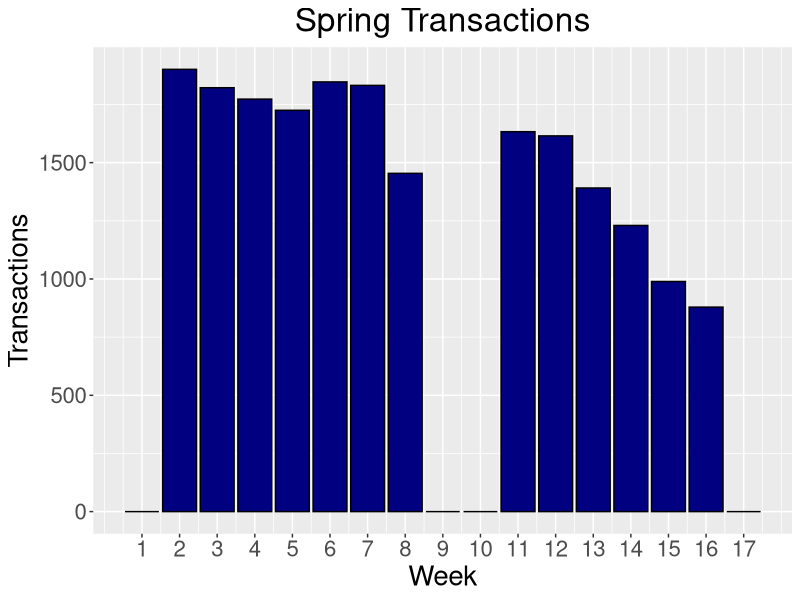
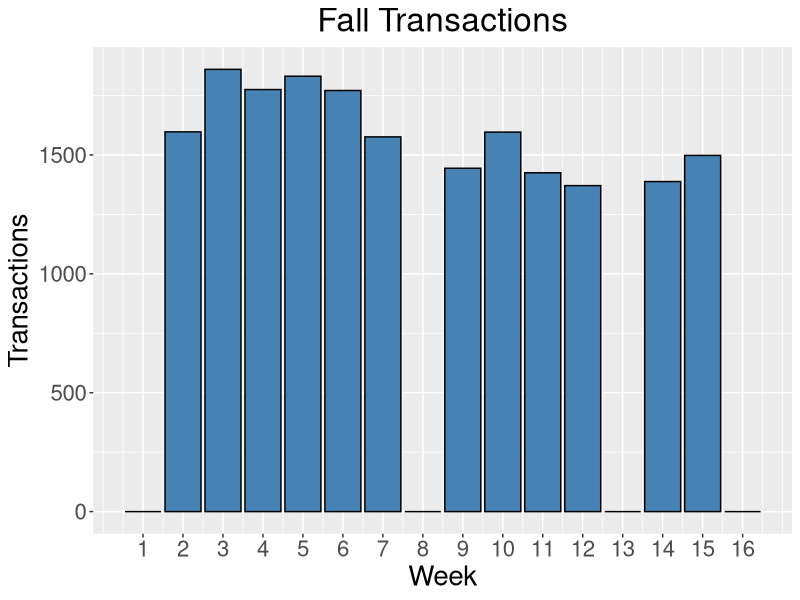
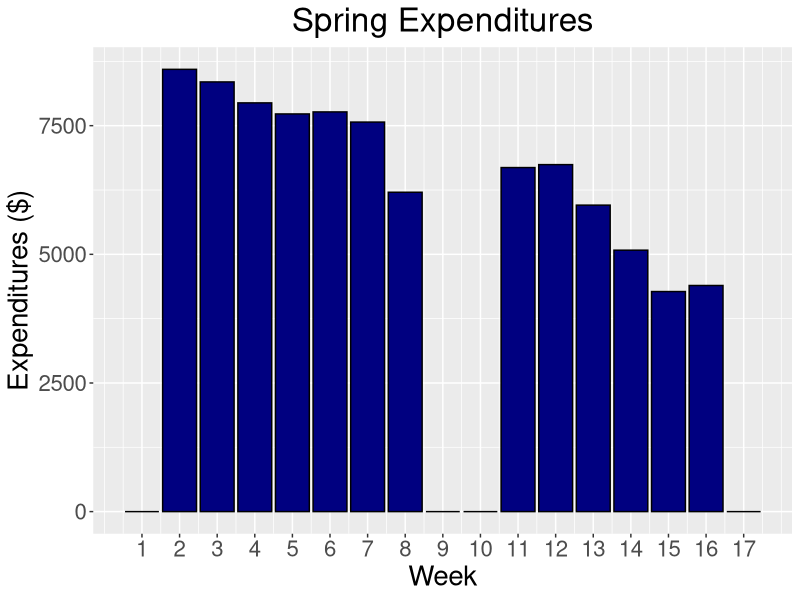
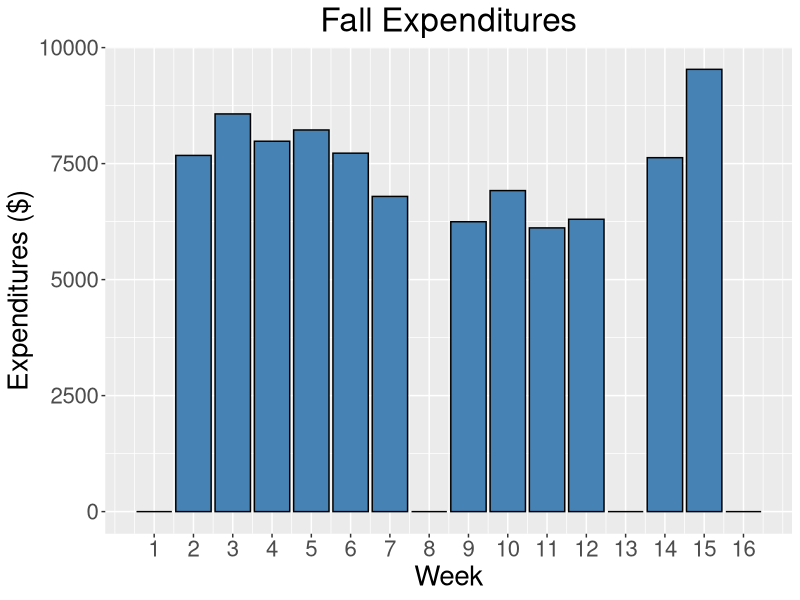
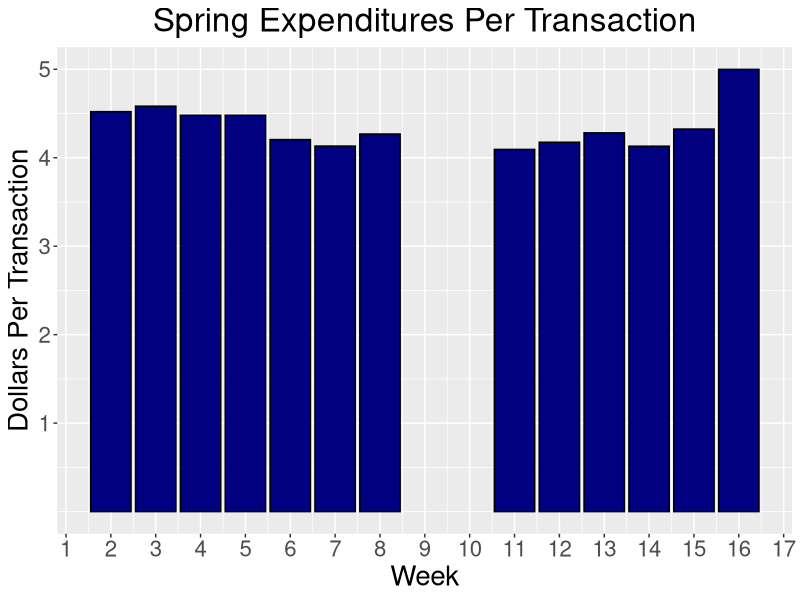
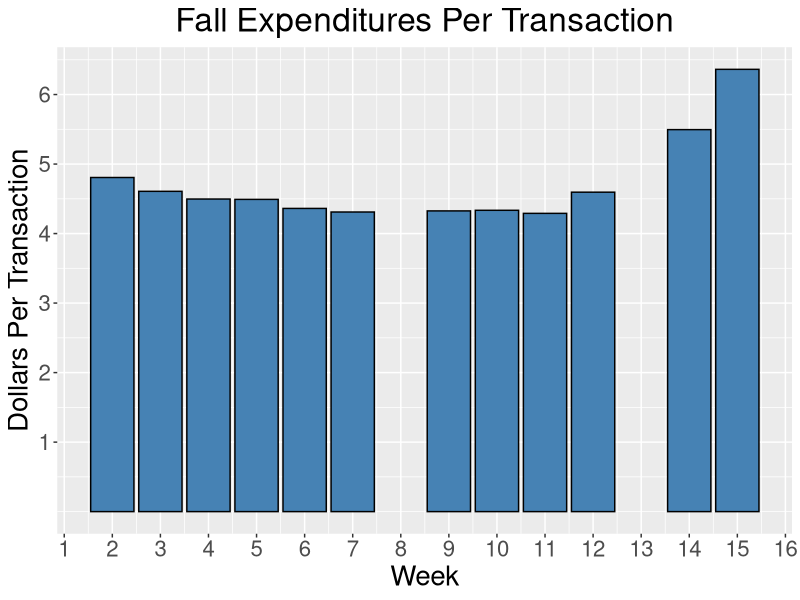
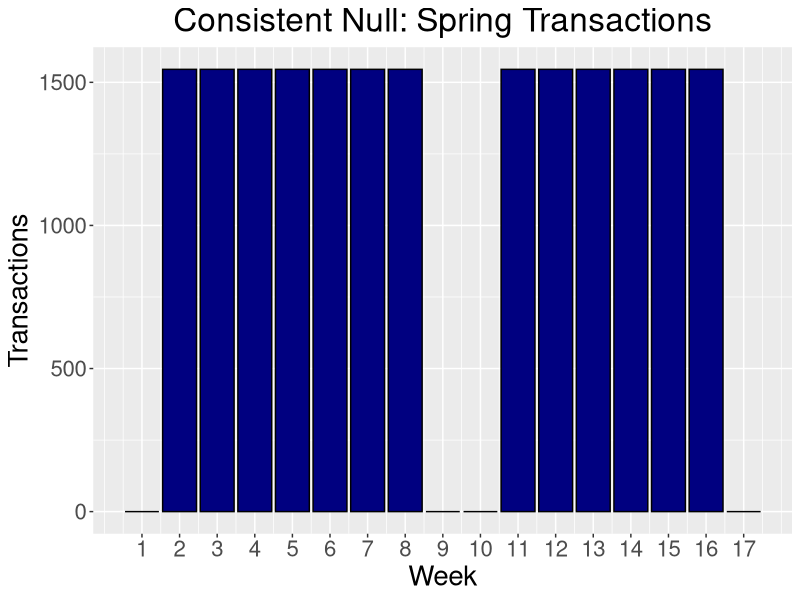
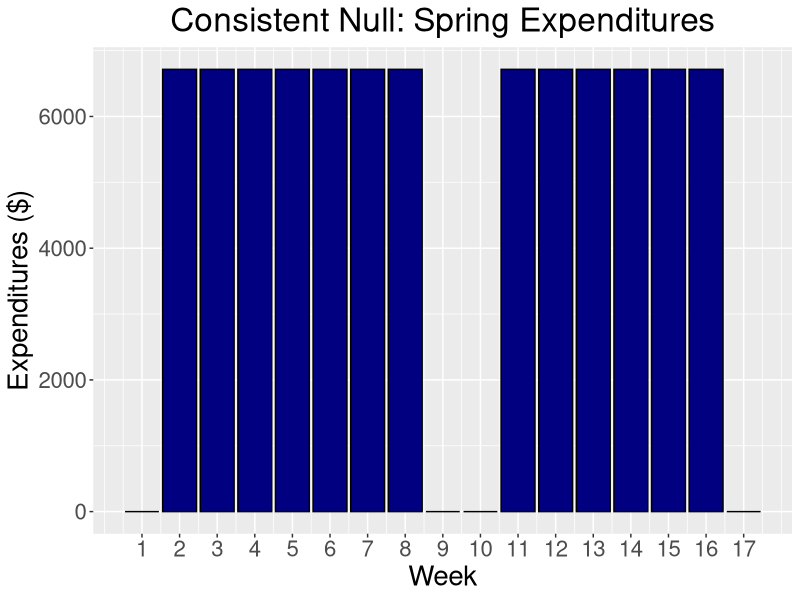

Write R code to recreate these figures, in order.
## ---- chunk 1
knitr::opts_chunk$set(echo = TRUE, message=FALSE, warning=FALSE, cache=TRUE, 
                      fig.width=7, fig.height=3, fig.align = "center")
library(readr)
library(dplyr)
library(ggplot2)
library(lubridate)
## ---- chunk 2

flex_data <- read_csv("flex_data.csv") 
flex_data <- flex_data %>% mutate(Time = mdy_hm(Time)) %>% mutate(Week = epiweek(Time)) %>% rename(AmountSpent=Price)
flex_data <- flex_data %>% filter(Time >= '2019-01-20' & Time <= '2019-12-19') %>%  filter(AmountSpent > 0)

## ---- chunk 3
#Graph adjustments 
theme_update(text = element_text(size=20))
theme_update(plot.title = element_text(hjust = 0.5))

#Transactions by week
springtrans <- flex_data %>% filter(Time <= '2019-5-19') %>% mutate(Week = Week-3) %>% filter(Week!=1 & Week!=9 & Week!=10 & Week!=17)
falltrans <- flex_data %>% filter(Time >= '2019-9-1') %>% mutate (Week = Week-35) %>% filter(Week!=1 & Week!=8 & Week!=13 & Week!=16) 

springtransactions <- springtrans %>% group_by(Week) %>% summarize(Transactions = n()) %>% rbind(c(1,0), c(9,0), c(10,0), c(17,0)) %>% arrange(Week) %>% mutate(ProbWeight = Transactions/sum(Transactions))
falltransactions <- falltrans %>% group_by(Week) %>% summarize(Transactions = n()) %>% rbind(c(1, 0), c(8,0), c(13,0), c(16,0)) %>% arrange(Week) %>% mutate(ProbWeight = Transactions/sum(Transactions))

ggplot(springtransactions) + geom_bar(aes(x=Week, y=Transactions), stat='identity', fill = "navy", color = "black") + ggtitle("Spring Transactions") + scale_x_continuous(breaks = 1:17)
ggplot(falltransactions) + geom_bar(aes(x=Week, y=Transactions), stat='identity', fill = "steelblue", color = "black") + ggtitle("Fall Transactions") + scale_x_continuous(breaks = 1:16)

## ---- chunk 4
#Purchases by week
springpurchases <- springtrans %>% group_by(Week) %>% summarize(TotalPurch = sum(AmountSpent)) %>% rbind(c(1,0), c(9,0), c(10,0), c(17,0)) %>% arrange(Week) %>% mutate(ProbWeight = TotalPurch/sum(TotalPurch))
fallpurchases <- falltrans %>% group_by(Week) %>% summarize(TotalPurch = sum(AmountSpent)) %>% rbind(c(1, 0), c(8,0), c(13,0), c(16,0)) %>% arrange(Week) %>% mutate(ProbWeight = TotalPurch/sum(TotalPurch))

ggplot(springpurchases) + geom_bar(aes(x=Week, y=TotalPurch), stat='identity', fill = "navy", color = "black") + ggtitle("Spring Expenditures") + scale_x_continuous(breaks = 1:17) + ylab("Expenditures ($)")
ggplot(fallpurchases) + geom_bar(aes(x=Week, y=TotalPurch), stat='identity', fill = "steelblue", color = "black") + ggtitle("Fall Expenditures") + scale_x_continuous(breaks = 1:16) + ylab("Expenditures ($)")

## ---- chunk 5
#Amount Spent Per Transaction
springppt <- springtrans %>% group_by(Week) %>% summarize(TotalTrans = n(), TotalPurch = sum(AmountSpent)) %>% mutate(PPT = TotalPurch/TotalTrans)
fallppt <- falltrans %>% group_by(Week) %>% summarize(TotalTrans = n(), TotalPurch = sum(AmountSpent)) %>% mutate(PPT = TotalPurch/TotalTrans)

ggplot(springppt) + geom_bar(aes(x=Week, y=PPT), stat='identity', fill = "navy", color = "black") + ggtitle("Spring Expenditures Per Transaction") + scale_x_continuous(breaks = 1:17) + scale_y_continuous(breaks = 1:5) + ylab("Dollars Per Transaction")
ggplot(fallppt) + geom_bar(aes(x=Week, y=PPT), stat='identity', fill = "steelblue", color = "black") + ggtitle("Fall Expenditures Per Transaction") + scale_x_continuous(breaks = 1:16) + scale_y_continuous(breaks = 1:6) + ylab("Dollars Per Transaction")
## ---- chunk 6
#Creation of consistent null dataframes

sprnullconsistent <- data.frame("Week"=1:17, "Transactions"= c(0,sum(springppt$TotalTrans)/13,sum(springppt$TotalTrans)/13,sum(springppt$TotalTrans)/13,sum(springppt$TotalTrans)/13,sum(springppt$TotalTrans)/13,sum(springppt$TotalTrans)/13,sum(springppt$TotalTrans)/13,0,0,sum(springppt$TotalTrans)/13,sum(springppt$TotalTrans)/13,sum(springppt$TotalTrans)/13,sum(springppt$TotalTrans)/13,sum(springppt$TotalTrans)/13,sum(springppt$TotalTrans)/13,0), "Purchases"= c(0,sum(springppt$TotalPurch)/13,sum(springppt$TotalPurch)/13,sum(springppt$TotalPurch)/13,sum(springppt$TotalPurch)/13,sum(springppt$TotalPurch)/13,sum(springppt$TotalPurch)/13,sum(springppt$TotalPurch)/13,0,0,sum(springppt$TotalPurch)/13,sum(springppt$TotalPurch)/13,sum(springppt$TotalPurch)/13,sum(springppt$TotalPurch)/13,sum(springppt$TotalPurch)/13,sum(springppt$TotalPurch)/13,0))

sprnullconsistentprob <- data.frame("Week"=1:17, "Probability"=c(0,1/13,1/13,1/13,1/13,1/13,1/13,1/13,0,0,1/13,1/13,1/13,1/13,1/13,1/13,0))

fallnullconsistent <- data.frame("Week"=1:16, "Transactions"= c(0,sum(fallppt$TotalTrans)/12,sum(fallppt$TotalTrans)/12,sum(fallppt$TotalTrans)/12,sum(fallppt$TotalTrans)/12,sum(fallppt$TotalTrans)/12,sum(fallppt$TotalTrans)/12,0,sum(fallppt$TotalTrans)/12,sum(fallppt$TotalTrans)/12,sum(fallppt$TotalTrans)/12,sum(fallppt$TotalTrans)/12,0,sum(fallppt$TotalTrans)/12,sum(fallppt$TotalTrans)/12,0), "Purchases"= c(0,sum(fallppt$TotalPurch)/12,sum(fallppt$TotalPurch)/12,sum(fallppt$TotalPurch)/12,sum(fallppt$TotalPurch)/12,sum(fallppt$TotalPurch)/12,sum(fallppt$TotalPurch)/12,0,sum(fallppt$TotalPurch)/12,sum(fallppt$TotalPurch)/12,sum(fallppt$TotalPurch)/12,sum(fallppt$TotalPurch)/12,0,sum(fallppt$TotalPurch)/12,sum(fallppt$TotalPurch)/12,0))

fallnullconsistentprob <- data.frame("Week"=1:16, "Probability"=c(0,1/12,1/12,1/12,1/12,1/12,1/12,0,1/12,1/12,1/12,1/12,0,1/12,1/12,0))

ggplot(sprnullconsistent) + geom_bar(aes(x=Week, y=Transactions), stat='identity', fill = "navy", color = "black") + ggtitle("Consistent Null: Spring Transactions") + scale_x_continuous(breaks = 1:17)
ggplot(sprnullconsistent) + geom_bar(aes(x=Week, y=Purchases), stat='identity', fill = "navy", color = "black") + ggtitle("Consistent Null: Spring Expenditures") + scale_x_continuous(breaks = 1:17) + ylab("Expenditures ($)")

ggplot(fallnullconsistent) + geom_bar(aes(x=Week, y=Transactions), stat='identity', fill = "steelblue", color = "black") + ggtitle("Consistent Null: Fall Transactions") + scale_x_continuous(breaks = 1:16)
ggplot(fallnullconsistent) + geom_bar(aes(x=Week, y=Purchases), stat='identity', fill = "steelblue", color = "black") + ggtitle("Consistent Null: Fall Expenditures") + scale_x_continuous(breaks = 1:16) + ylab("Expenditures ($)")

## ---- chunk 7
#285/518=55.02% of students believe they spend consistently (1/3 beginning, 1/3 middle, 1/3 end)
#86/518=16.60% of students believe they spend most in beginning (1/2 beginning, 1/3 middle, 1/6 end)
#147/518=28.38% of students believe they spend most at end (1/6 beginning, 1/3 middle, 1/2 end)

#Tested - Sums of spring/fall weighted expectation nulls add up to sum of purchases/transactions from spring/fall  PPT
#Note - each period represents total spending expected during that period, then divided by number of weeks in     that period (spring separated into 4/5/4, fall into 4/4/4). Since spring separated into 4/5/4, need extra weighting component to account for length of middle section. Since 5/13 = 1.25*4/13, multiply transactions/purchases in periods 1 and 3 by 0.913 and multiply transactions/purchases in period 2 by 1.174. FIGURE OUT MATH PROOF BEHIND THIS

p1springtrans <- (.5502*sum(springppt$TotalTrans)*(1/3) + .1660*sum(springppt$TotalTrans)*(1/2) + .2838*sum(springppt$TotalTrans)*(1/6))*.913
p2springtrans <- (.5502*sum(springppt$TotalTrans)*(1/3) + .1660*sum(springppt$TotalTrans)*(1/3) + .2838*sum(springppt$TotalTrans)*(1/3))*1.174
p3springtrans <- (.5502*sum(springppt$TotalTrans)*(1/3) + .1660*sum(springppt$TotalTrans)*(1/6) + .2838*sum(springppt$TotalTrans)*(1/2))*.913

p1springpurch <- (.5502*sum(springppt$TotalPurch)*(1/3) + .1660*sum(springppt$TotalPurch)*(1/2) + .2838*sum(springppt$TotalPurch)*(1/6))*.913
p2springpurch <- (.5502*sum(springppt$TotalPurch)*(1/3) + .1660*sum(springppt$TotalPurch)*(1/3) + .2838*sum(springppt$TotalPurch)*(1/3))*1.174
p3springpurch <- (.5502*sum(springppt$TotalPurch)*(1/3) + .1660*sum(springppt$TotalPurch)*(1/6) + .2838*sum(springppt$TotalPurch)*(1/2))*.913

p1springprob <- (.5502*(1/3) + .1660*(1/2) + .2838*(1/6))*.913
p2springprob <- (.5502*(1/3) + .1660*(1/3) + .2838*(1/3))*1.174
p3springprob <- (.5502*(1/3) + .1660*(1/6) + .2838*(1/2))*.913

sprnullweighted <- data.frame("Week"=1:17, "Transactions"= c(0,p1springtrans/4,p1springtrans/4,p1springtrans/4,p1springtrans/4,p2springtrans/5,p2springtrans/5,p2springtrans/5,0,0,p2springtrans/5,p2springtrans/5,p3springtrans/4,p3springtrans/4,p3springtrans/4,p3springtrans/4,0), "Purchases"= c(0,p1springpurch/4,p1springpurch/4,p1springpurch/4,p1springpurch/4,p2springpurch/5,p2springpurch/5,p2springpurch/5,0,0,p2springpurch/5,p2springpurch/5,p3springpurch/4,p3springpurch/4,p3springpurch/4,p3springpurch/4,0))

sprnullweightedprob <- data.frame("Week"=1:17, "Probability"= c(0,p1springprob/4,p1springprob/4,p1springprob/4,p1springprob/4,p2springprob/5,p2springprob/5,p2springprob/5,0,0,p2springprob/5,p2springprob/5,p3springprob/4,p3springprob/4,p3springprob/4,p3springprob/4,0))

p1falltrans <- .5502*sum(fallppt$TotalTrans)*(1/3) + .1660*sum(fallppt$TotalTrans)*(1/2) + .2838*sum(fallppt$TotalTrans)*(1/6)
p2falltrans <- .5502*sum(fallppt$TotalTrans)*(1/3) + .1660*sum(fallppt$TotalTrans)*(1/3) + .2838*sum(fallppt$TotalTrans)*(1/3)
p3falltrans <- .5502*sum(fallppt$TotalTrans)*(1/3) + .1660*sum(fallppt$TotalTrans)*(1/6) + .2838*sum(fallppt$TotalTrans)*(1/2)

p1fallpurch <- .5502*sum(fallppt$TotalPurch)*(1/3) + .1660*sum(fallppt$TotalPurch)*(1/2) + .2838*sum(fallppt$TotalPurch)*(1/6)
p2fallpurch <- .5502*sum(fallppt$TotalPurch)*(1/3) + .1660*sum(fallppt$TotalPurch)*(1/3) + .2838*sum(fallppt$TotalPurch)*(1/3)
p3fallpurch <- .5502*sum(fallppt$TotalPurch)*(1/3) + .1660*sum(fallppt$TotalPurch)*(1/6) + .2838*sum(fallppt$TotalPurch)*(1/2)

p1fallprob <- .5502*(1/3) + .1660*(1/2) + .2838*(1/6)
p2fallprob <- .5502*(1/3) + .1660*(1/3) + .2838*(1/3)
p3fallprob <- .5502*(1/3) + .1660*(1/6) + .2838*(1/2)

fallnullweighted <- data.frame("Week"=1:16, "Transactions"= c(0,p1falltrans/4,p1falltrans/4,p1falltrans/4,p1falltrans/4,p2falltrans/4,p2falltrans/4,0,p2falltrans/4,p2falltrans/4,p3falltrans/4,p3falltrans/4,0,p3falltrans/4,p3falltrans/4,0), "Purchases"= c(0,p1fallpurch/4,p1fallpurch/4,p1fallpurch/4,p1fallpurch/4,p2fallpurch/4,p2fallpurch/4,0,p2fallpurch/4,p2fallpurch/4,p3fallpurch/4,p3fallpurch/4,0,p3fallpurch/4,p3fallpurch/4,0))

fallnullweightedprob <- data.frame("Week"=1:16, "Probability"= c(0,p1fallprob/4,p1fallprob/4,p1fallprob/4,p1fallprob/4,p2fallprob/4,p2fallprob/4,0,p2fallprob/4,p2fallprob/4,p3fallprob/4,p3fallprob/4,0,p3fallprob/4,p3fallprob/4,0))

ggplot(sprnullweighted) + geom_bar(aes(x=Week, y=Transactions), stat='identity', fill = "navy", color = "black") + ggtitle("Weighted Null: Spring Transactions") + scale_x_continuous(breaks = 1:17)
ggplot(sprnullweighted) + geom_bar(aes(x=Week, y=Purchases), stat='identity', fill = "navy", color = "black") + ggtitle("Weighted Null: Spring Expenditures") + scale_x_continuous(breaks = 1:17) + ylab("Expenditures ($)")

ggplot(fallnullweighted) + geom_bar(aes(x=Week, y=Transactions), stat='identity', fill = "steelblue", color = "black") + ggtitle("Weighted Null: Fall Transactions") + scale_x_continuous(breaks = 1:16)
ggplot(fallnullweighted) + geom_bar(aes(x=Week, y=Purchases), stat='identity', fill = "steelblue", color = "black") + ggtitle("Weighted Null: Fall Expenditures") + scale_x_continuous(breaks = 1:16) + ylab("Expenditures ($)")

## ---- chunk 8
#Removing unwanted weeks from dataframes
sprnullconsistent <- sprnullconsistent %>% filter(Transactions != 0)
fallnullconsistent <- fallnullconsistent %>% filter(Transactions != 0)
sprnullweighted <- sprnullweighted %>% filter(Transactions != 0)
fallnullweighted <- fallnullweighted %>% filter(Transactions != 0)

sprnullconsistentprob <- sprnullconsistentprob %>% filter(Probability != 0)
fallnullconsistentprob <- fallnullconsistentprob %>% filter(Probability != 0)
sprnullweightedprob <- sprnullweightedprob %>% filter(Probability != 0)
fallnullweightedprob <- fallnullweightedprob %>% filter(Probability != 0)

springtransactions <- springtransactions %>% filter(Transactions != 0)
falltransactions <- falltransactions %>% filter(Transactions != 0)
springpurchases <- springpurchases %>% filter(TotalPurch != 0)
fallpurchases <- fallpurchases %>% filter(TotalPurch != 0)

## ---- chunk 9
#Two Nulls Against Each Other
chisq.test(sprnullweighted$Transactions, p = sprnullconsistentprob$Probability)
chisq.test(sprnullweighted$Purchases, p = sprnullconsistentprob$Probability)
chisq.test(fallnullweighted$Transactions, p = fallnullconsistentprob$Probability)
chisq.test(fallnullweighted$Purchases, p = fallnullconsistentprob$Probability)

## ---- chunk 10
#Spring Transactions Chi Squared

chisq.test(springtransactions$Transactions, p = sprnullconsistentprob$Probability)
chisq.test(springtransactions$Transactions, p = sprnullweightedprob$Probability)
## ---- chunk 11
#Spring Purchases Chi Squared
chisq.test(springpurchases$TotalPurch, p = sprnullconsistentprob$Probability)
chisq.test(springpurchases$TotalPurch, p = sprnullweightedprob$Probability)

## ---- chunk 12
#Fall Transactions Chi Squared
chisq.test(falltransactions$Transactions, p = fallnullconsistentprob$Probability)
chisq.test(falltransactions$Transactions, p = fallnullweightedprob$Probability)
## ---- chunk 13
#Fall Purchases Chi Squared
chisq.test(fallpurchases$TotalPurch, p = fallnullconsistentprob$Probability)
chisq.test(fallpurchases$TotalPurch, p = fallnullweightedprob$Probability)
## ---- chunk 14
#Testing the Fall and the Spring semesters against one another
springtransactions <- springtransactions %>% filter(Week != 16)
springpurchases <- springpurchases %>% filter(Week != 16)
#chisq.test(falltransactions$Transactions, p = springtransactions$ProbWeight, rescale.p = TRUE)
#chisq.test(fallpurchases$TotalPurch, p = springpurchases$ProbWeight, rescale.p = TRUE)
#chisq.test(springtransactions$Transactions, p = falltransactions$ProbWeight, rescale.p = TRUE)
#chisq.test(springpurchases$TotalPurch, p = fallpurchases$ProbWeight, rescale.p = TRUE)
